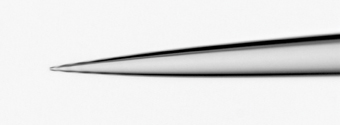
#> input picture vision/pipette.jpg, 340 x 125 px
$ python -i testtracking.py   (imports and definitions only)   (Python 2 division)
#> lines starting #> are read from the running program, lines starting #| are printed output that depends on the picture; after the words box and inside, x2 and y2 are one past the last pixel; in counts of white or black regions, pixels touching at a corner belong together
#> further down, picture is the input picture: shape (125, 340, 3); mean B, G, R 227.7, 227.7, 227.7
'''
Test Paramecium tracking
'''
from devices import *
from vision import *
from gui import *
import cv2
import time
from numpy import array
from math import atan2


def moveto(x, y):
    xs = x-camera.width/2
    ys = y-camera.height/2
    #print xs, ys
    calibrated_stage.reference_move(calibrated_stage.reference_position()-array([xs, ys, 0]))

def where_is_paramecium(frame): # Locate paramecium
    height, width = frame.shape[:2]
#> height = 125; width = 340
    ratio = width/256
#> ratio = 1
    resized = cv2.resize(frame, (width/ratio, height/ratio))
    gauss = cv2.GaussianBlur(resized, (9, 9), 0)
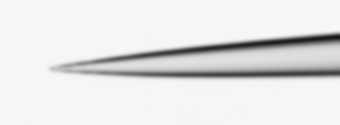
#> gauss: shape (125, 340, 3); mean B, G, R 227.6, 227.6, 227.6
    canny = cv2.Canny(gauss, gauss.shape[0]/8, gauss.shape[0]/8)
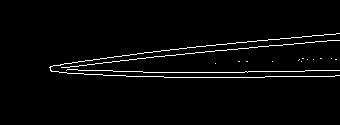
#> canny: shape (125, 340); 2.7% white in thin lines or dots, all inside (x1, y1, x2, y2) = (49, 33, 340, 78)
    ret, thresh = cv2.threshold(canny, 127, 255, 0)
    ret = cv2.findContours(thresh, 1, 2)
#> ret = 15 contours, all with area under 20
    contours, hierarchy = ret[-2], ret[-1] # for compatibility with opencv2 and 3
#> contours = 15 contours, all with area under 20
    distmin = 1e6
    for cnt in contours:
        try:
            M = cv2.moments(cnt)
            if (cv2.arcLength(cnt, True) > 90) & bool(M['m00']):
                (x, y), radius = cv2.minEnclosingCircle(cnt)
                cx = int(M['m10'] / M['m00'])
                cy = int(M['m01'] / M['m00'])
                u20 = int(M['m20']/M['m00'] - cx**2)
                u02 = int(M['m02'] / M['m00'] - cy ** 2)
                u11 = int(M['m11'] / M['m00'] - cx * cy)
                theta = atan2((u20-u02), 2*u11)/2
                radius = int(radius)
                dist = ((x - width/2) ** 2 + (y - height/2) ** 2) ** 0.5
                if (radius < 55) & (radius > 25) & (dist<distmin):
                    distmin=dist
                    xmin, ymin =x, y
                    angle = theta # not used here
        except cv2.error:
            pass
#> this loop made 15 passes
#> (x, y, radius, cx, cy, u20, u02, u11) on pass 15: (194.5, 54, 146, 52, 67, 96, 72, 69)
#> cnt on passes 2 to 7: [[215, 63]], [[301, 61]], [[272, 61]], [[246, 61], [247, 61]], [[238, 61], [239, 61]], [[335, 59], [336, 59]]
#> after the loop, distmin = 1000000
    if distmin<1e5:
        return xmin*ratio,ymin*ratio
    else:
        return None,None

# [10 lines that did not run here, left out]

# [1 line that did not run here, left out]
# [1 line that did not run here, left out]

# [30 lines not run here, left out]

>>> import cv2
>>> picture = cv2.imread('vision/pipette.jpg')
>>> result = where_is_paramecium(picture)
